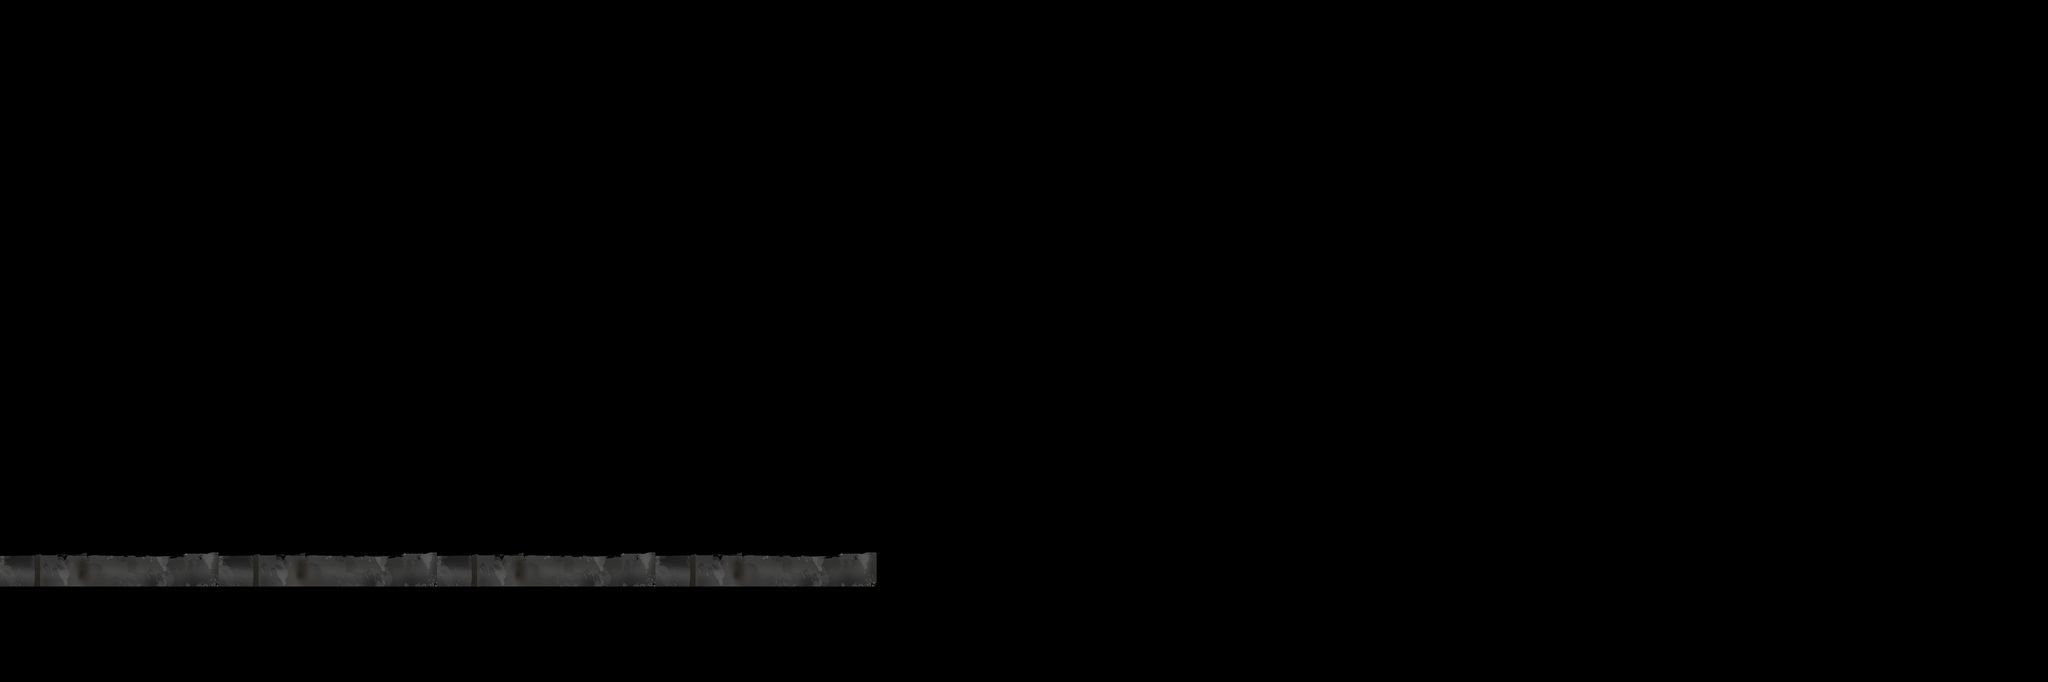

This is a level from a 2D game, rendered from its Tiled map with the project's own tilesets. A one-line summary and the map file follow, with tile-layer data summarised:
An orthogonal 300x100 tile map with 16x16 px tiles, 1 tile layer (Tile Layer 1).

<map version="1.0" orientation="orthogonal" renderorder="right-down" width="300" height="100" tilewidth="16" tileheight="16" nextobjectid="1">
 <tileset firstgid="1" name="pipesMinimized" tilewidth="16" tileheight="16" tilecount="5184" columns="72">
  <image source="pipesMinimized.png" width="1152" height="1152" />
 </tileset>
 <layer name="Tile Layer 1" width="300" height="100">
  <data>[30000 cells, 645 non-empty, 165 distinct tile ids]</data>
 </layer>
</map>
